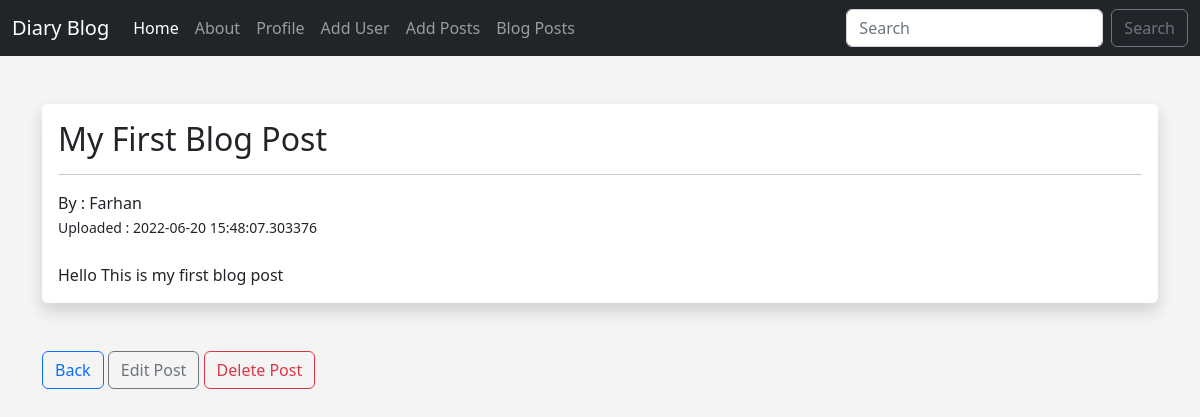
/posts/1, run on the app's committed database.
### app.py (models this page shows)
class Posts(db.Model):
    id = db.Column(db.Integer, primary_key=True)
    title = db.Column(db.String(255))
    content = db.Column(db.Text)
    author = db.Column(db.String(255))
    date_posted = db.Column(db.DateTime, default=datetime.utcnow)
    slug = db.Column(db.String(255))

### app.py (the view)
@app.route('/posts/<int:id>')
def post(id):
    post = Posts.query.get_or_404(id)
    return render_template("post.html",post=post)

### templates/post.html (shortened to what this page needs)
{% extends 'base.html' %}
{% block content %}
<br>
<div class="shadow p-3 mb-5 bg-body rounded">
    <h2>{{ post.title }}</h2>
    <hr>
    By : {{ post.author }}<br>
    <small> Uploaded : {{ post.date_posted }}</small><br><br>
    {{ post.content }}<br>
</div>
<a href="{{ url_for('posts') }}" class="btn btn-outline-primary">Back</a>
<a class="btn btn-outline-secondary" href="{{ url_for('edit_post', id=post.id) }} ">Edit Post</a>
<a class="btn btn-outline-danger" href="{{ url_for('delete_post', id=post.id) }} ">Delete Post</a>
{% endblock %}

### static/style.css (style rules this page uses)
body { background:#f4f4f4; }

### data on the page
Posts: title "My First Blog Post", author "Farhan", date_posted "2022-06-20 15:48:07.303376", content "Hello This is my first blog post"
